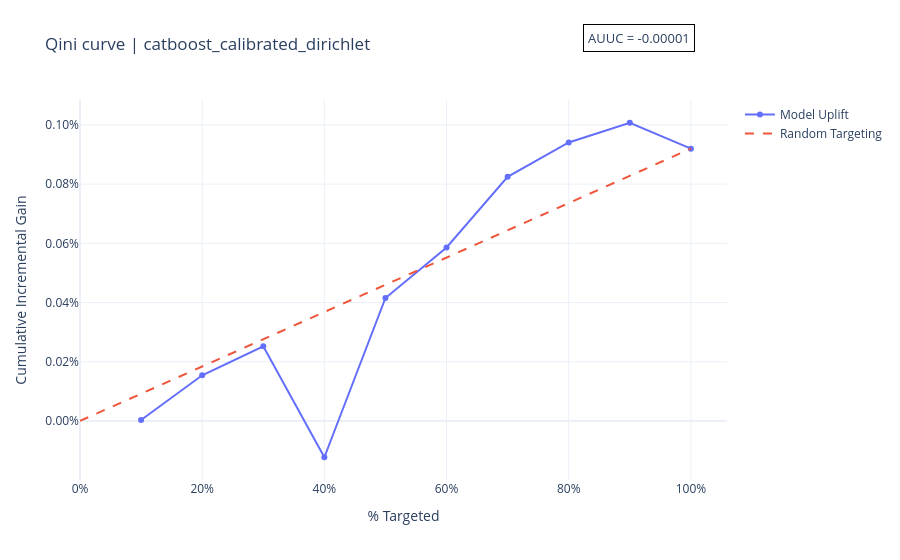
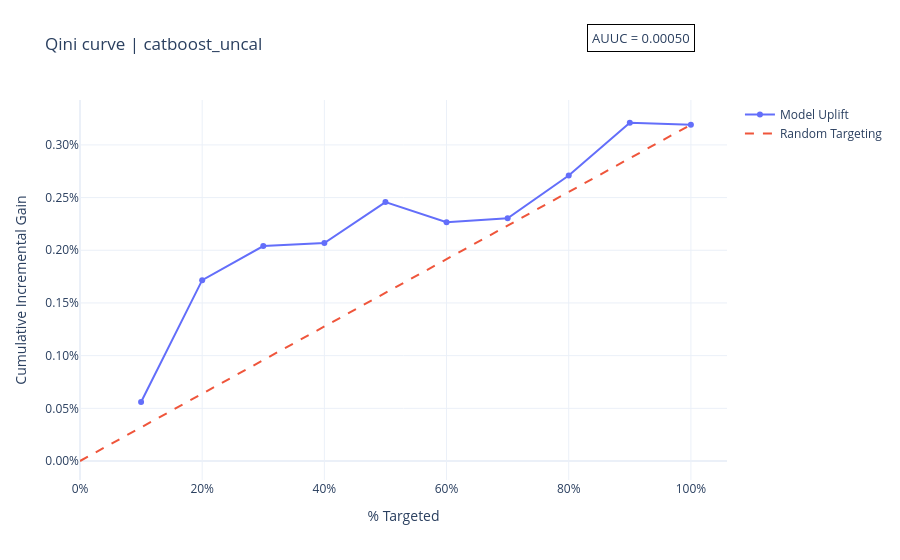
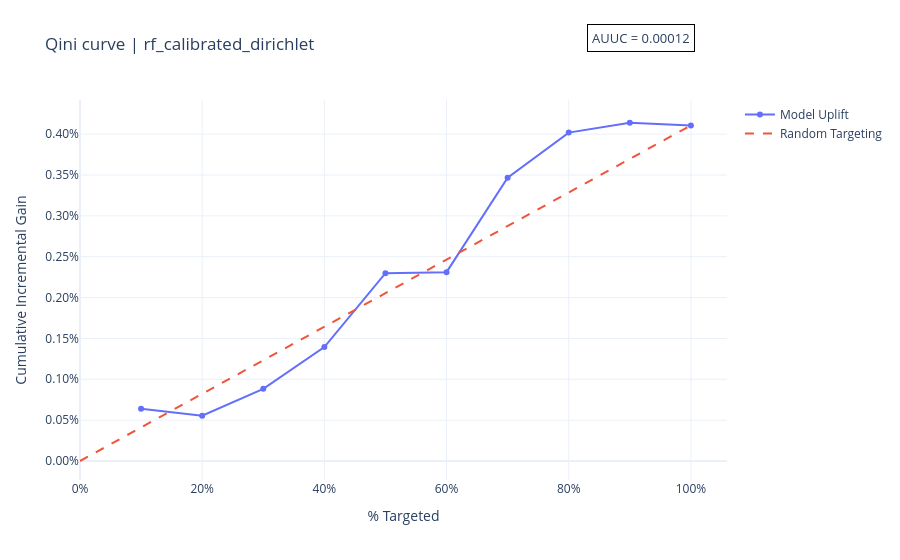
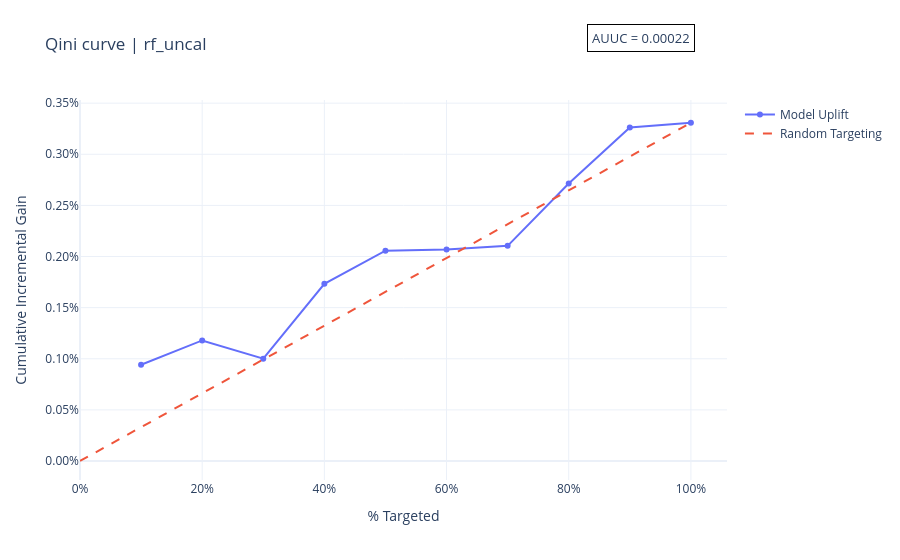

These figures' notebook cell, in order:
### Code cell
# Generate qini curve per model configuration
for model, g in qini_bins_by_model.groupby("model"):
    fig = plot_incremental_response_rate(g)
    fig.update_layout(title=f"Qini curve | {model}")
    fig.show()

### Figure 1 — Plotly figure (JSON) as saved in the notebook; plotly's stock layout.template omitted (floating-point values rounded to 4 significant figures)
{"data": [{"hovertemplate": "% Targeted=%{x}<br>Cumulative Incremental Gain=%{y}<extra></extra>", "legendgroup": "", "line": {"color": "#636efa", "dash": "solid"}, "marker": {"symbol": "circle"}, "mode": "lines+markers", "name": "Model Uplift", "orientation": "v", "showlegend": true, "type": "scatter", "x": [0.1, 0.2, 0.3, 0.4, 0.5, 0.6, 0.7, 0.8, 0.9, 1.0], "xaxis": "x", "y": [3.282e-06, 0.0001542, 0.000252, -0.0001226, 0.0004153, 0.000586, 0.0008248, 0.0009407, 0.001007, 0.0009199], "yaxis": "y"}, {"line": {"dash": "dash"}, "mode": "lines", "name": "Random Targeting", "type": "scatter", "x": [0, 1], "y": [0, 0.0009199]}], "layout": {"annotations": [{"bgcolor": "white", "bordercolor": "black", "borderpad": 4, "borderwidth": 1, "font": {"size": 13}, "showarrow": false, "text": "AUUC = -0.00001", "x": 0.95, "xref": "paper", "y": 1.2, "yref": "paper"}], "legend": {"title": {"text": ""}, "tracegroupgap": 0}, "title": {"text": "Qini curve | catboost_calibrated_dirichlet"}, "xaxis": {"anchor": "y", "domain": [0, 1], "tickformat": ".0%", "title": {"text": "% Targeted"}}, "yaxis": {"anchor": "x", "domain": [0, 1], "tickformat": ".2%", "title": {"text": "Cumulative Incremental Gain"}}}}

### Figure 2 — Plotly figure (JSON) as saved in the notebook; plotly's stock layout.template omitted (floating-point values rounded to 4 significant figures)
{"data": [{"hovertemplate": "% Targeted=%{x}<br>Cumulative Incremental Gain=%{y}<extra></extra>", "legendgroup": "", "line": {"color": "#636efa", "dash": "solid"}, "marker": {"symbol": "circle"}, "mode": "lines+markers", "name": "Model Uplift", "orientation": "v", "showlegend": true, "type": "scatter", "x": [0.1, 0.2, 0.3, 0.4, 0.5, 0.6, 0.7, 0.8, 0.9, 1.0], "xaxis": "x", "y": [0.0005601, 0.001716, 0.00204, 0.002069, 0.002457, 0.002266, 0.002304, 0.00271, 0.00321, 0.003192], "yaxis": "y"}, {"line": {"dash": "dash"}, "mode": "lines", "name": "Random Targeting", "type": "scatter", "x": [0, 1], "y": [0, 0.003192]}], "layout": {"annotations": [{"bgcolor": "white", "bordercolor": "black", "borderpad": 4, "borderwidth": 1, "font": {"size": 13}, "showarrow": false, "text": "AUUC = 0.00050", "x": 0.95, "xref": "paper", "y": 1.2, "yref": "paper"}], "legend": {"title": {"text": ""}, "tracegroupgap": 0}, "title": {"text": "Qini curve | catboost_uncal"}, "xaxis": {"anchor": "y", "domain": [0, 1], "tickformat": ".0%", "title": {"text": "% Targeted"}}, "yaxis": {"anchor": "x", "domain": [0, 1], "tickformat": ".2%", "title": {"text": "Cumulative Incremental Gain"}}}}

### Figure 3 — Plotly figure (JSON) as saved in the notebook; plotly's stock layout.template omitted (floating-point values rounded to 4 significant figures)
{"data": [{"hovertemplate": "% Targeted=%{x}<br>Cumulative Incremental Gain=%{y}<extra></extra>", "legendgroup": "", "line": {"color": "#636efa", "dash": "solid"}, "marker": {"symbol": "circle"}, "mode": "lines+markers", "name": "Model Uplift", "orientation": "v", "showlegend": true, "type": "scatter", "x": [0.1, 0.2, 0.3, 0.4, 0.5, 0.6, 0.7, 0.8, 0.9, 1.0], "xaxis": "x", "y": [0.0006395, 0.0005547, 0.0008829, 0.001395, 0.002298, 0.002311, 0.003468, 0.004019, 0.004139, 0.004107], "yaxis": "y"}, {"line": {"dash": "dash"}, "mode": "lines", "name": "Random Targeting", "type": "scatter", "x": [0, 1], "y": [0, 0.004107]}], "layout": {"annotations": [{"bgcolor": "white", "bordercolor": "black", "borderpad": 4, "borderwidth": 1, "font": {"size": 13}, "showarrow": false, "text": "AUUC = 0.00012", "x": 0.95, "xref": "paper", "y": 1.2, "yref": "paper"}], "legend": {"title": {"text": ""}, "tracegroupgap": 0}, "title": {"text": "Qini curve | rf_calibrated_dirichlet"}, "xaxis": {"anchor": "y", "domain": [0, 1], "tickformat": ".0%", "title": {"text": "% Targeted"}}, "yaxis": {"anchor": "x", "domain": [0, 1], "tickformat": ".2%", "title": {"text": "Cumulative Incremental Gain"}}}}

### Figure 4 — Plotly figure (JSON) as saved in the notebook; plotly's stock layout.template omitted (floating-point values rounded to 4 significant figures)
{"data": [{"hovertemplate": "% Targeted=%{x}<br>Cumulative Incremental Gain=%{y}<extra></extra>", "legendgroup": "", "line": {"color": "#636efa", "dash": "solid"}, "marker": {"symbol": "circle"}, "mode": "lines+markers", "name": "Model Uplift", "orientation": "v", "showlegend": true, "type": "scatter", "x": [0.1, 0.2, 0.3, 0.4, 0.5, 0.6, 0.7, 0.8, 0.9, 1.0], "xaxis": "x", "y": [0.0009409, 0.001179, 0.001, 0.001733, 0.002056, 0.002068, 0.002104, 0.002714, 0.003263, 0.003308], "yaxis": "y"}, {"line": {"dash": "dash"}, "mode": "lines", "name": "Random Targeting", "type": "scatter", "x": [0, 1], "y": [0, 0.003308]}], "layout": {"annotations": [{"bgcolor": "white", "bordercolor": "black", "borderpad": 4, "borderwidth": 1, "font": {"size": 13}, "showarrow": false, "text": "AUUC = 0.00022", "x": 0.95, "xref": "paper", "y": 1.2, "yref": "paper"}], "legend": {"title": {"text": ""}, "tracegroupgap": 0}, "title": {"text": "Qini curve | rf_uncal"}, "xaxis": {"anchor": "y", "domain": [0, 1], "tickformat": ".0%", "title": {"text": "% Targeted"}}, "yaxis": {"anchor": "x", "domain": [0, 1], "tickformat": ".2%", "title": {"text": "Cumulative Incremental Gain"}}}}
